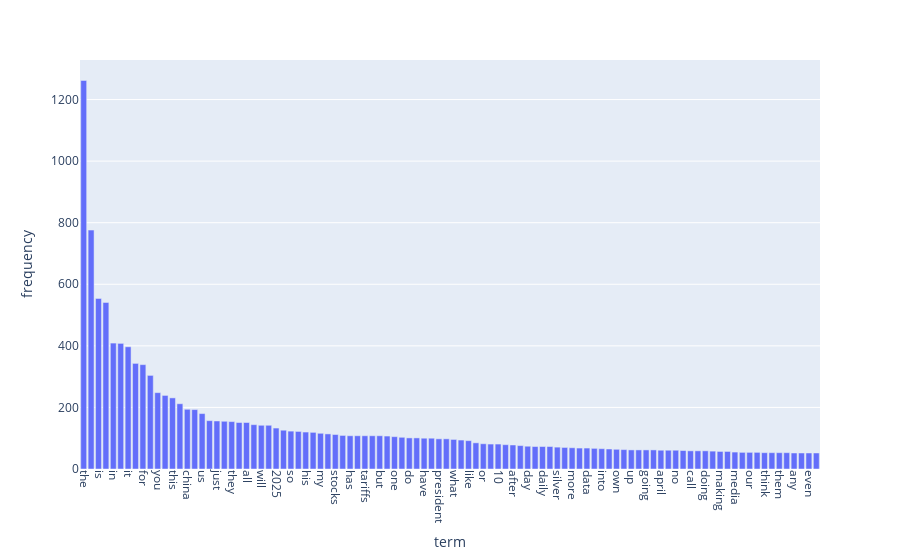

The notebook cell this image was saved under:
### Code cell
# Term Frequency
K = 100
term_freq = np.asarray(df_counts.sum(axis=0)).ravel()
topk_idx = np.argpartition(-term_freq, kth=K-1)[:K]
topk_idx = topk_idx[np.argsort(-term_freq[topk_idx])]
terms = count_vect.get_feature_names_out()[topk_idx]
vals = term_freq[topk_idx]

df_plot = pd.DataFrame({
    "term": terms,
    "frequency": vals
})

fig = px.bar(df_plot, x="term", y="frequency")
fig.update_xaxes(tickangle=90)
fig.show()

### Figure 1 — Plotly figure (JSON) as saved in the notebook; plotly's stock layout.template omitted (floating-point values rounded to 4 significant figures)
{"data": [{"hovertemplate": "term=%{x}<br>frequency=%{y}<extra></extra>", "legendgroup": "", "marker": {"color": "#636efa", "pattern": {"shape": ""}}, "name": "", "orientation": "v", "showlegend": false, "textposition": "auto", "type": "bar", "x": ["the", "to", "is", "and", "in", "of", "it", "trump", "for", "on", "you", "that", "this", "with", "china", "are", "us", "market", "just", "he", "they", "not", "all", "be", "will", "as", "2025", "now", "so", "if", "his", "about", "my", "stock", "stocks", "thread", "has", "11", "tariffs", "we", "but", "weekend", "one", "discussion", "do", "how", "have", "at", "president", "tariff", "what", "was", "like", "can", "or", "by", "10", "policy", "after", "an", "day", "their", "daily", "goods", "silver", "dollar", "more", "125", "data", "back", "into", "from", "own", "feel", "up", "off", "going", "there", "april", "treasuries", "no", "look", "call", "xi", "doing", "right", "making", "re", "media", "good", "our", "friday", "think", "some", "them", "its", "any", "people", "even", "should"], "xaxis": "x", "y": [1262, 776, 554, 541, 409, 408, 397, 343, 339, 304, 248, 239, 231, 212, 194, 193, 180, 157, 156, 155, 154, 151, 151, 144, 142, 142, 133, 126, 123, 122, 120, 119, 116, 114, 112, 109, 108, 108, 108, 108, 108, 107, 105, 103, 101, 101, 100, 100, 98, 98, 96, 94, 92, 85, 82, 81, 81, 79, 78, 76, 74, 73, 73, 73, 71, 70, 69, 68, 68, 67, 66, 65, 64, 63, 62, 62, 62, 62, 61, 61, 61, 60, 59, 59, 59, 58, 57, 57, 55, 54, 54, 54, 53, 53, 53, 53, 52, 52, 52, 52], "yaxis": "y"}], "layout": {"barmode": "relative", "legend": {"tracegroupgap": 0}, "margin": {"t": 60}, "xaxis": {"anchor": "y", "domain": [0, 1], "tickangle": 90, "title": {"text": "term"}}, "yaxis": {"anchor": "x", "domain": [0, 1], "title": {"text": "frequency"}}}}
